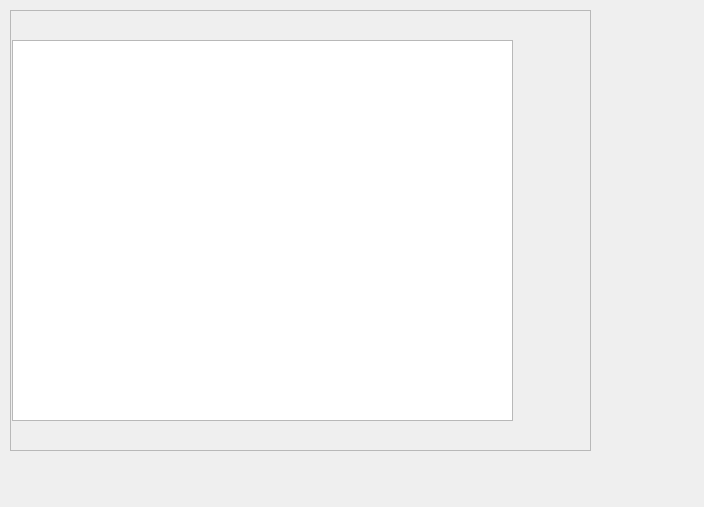
<?xml version="1.0" encoding="UTF-8"?>
<ui version="4.0">
 <class>WidgetPFD</class>
 <widget class="QWidget" name="WidgetPFD">
  <property name="geometry">
   <rect>
    <x>0</x>
    <y>0</y>
    <width>704</width>
    <height>507</height>
   </rect>
  </property>
  <property name="windowTitle">
   <string>Form</string>
  </property>
  <widget class="QFrame" name="framePFD">
   <property name="geometry">
    <rect>
     <x>10</x>
     <y>10</y>
     <width>581</width>
     <height>441</height>
    </rect>
   </property>
   <property name="frameShape">
    <enum>QFrame::StyledPanel</enum>
   </property>
   <property name="frameShadow">
    <enum>QFrame::Raised</enum>
   </property>
   <widget class="qfi_PFD" name="graphicsPFD">
    <property name="geometry">
     <rect>
      <x>2</x>
      <y>30</y>
      <width>501</width>
      <height>381</height>
     </rect>
    </property>
   </widget>
  </widget>
 </widget>
 <customwidgets>
  <customwidget>
   <class>qfi_PFD</class>
   <extends>QGraphicsView</extends>
   <header>qfi_PFD.h</header>
  </customwidget>
 </customwidgets>
 <resources/>
 <connections/>
</ui>
